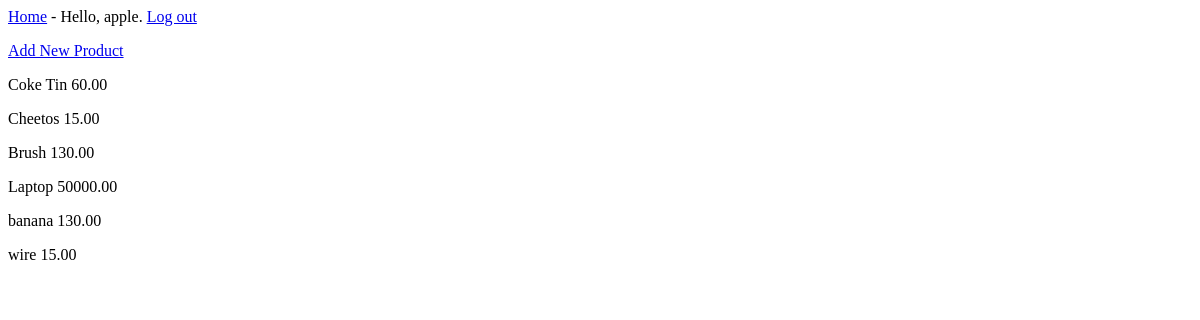
Before: /products/ (signed in) with the older database file.
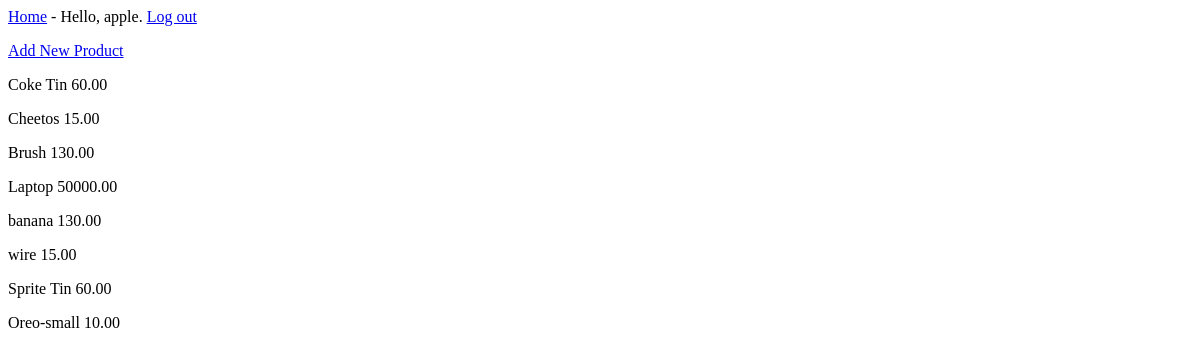
After: the same page with the newer database file.
### shop_management_main/models.py (models this page shows)
class Product(models.Model):
    text   = models.CharField(max_length=50)
    price  = models.DecimalField(max_digits=8, decimal_places=2)
    owner  = models.ForeignKey(User, on_delete=models.CASCADE)
    def __str__(self):
        return self.text

### shop_management_main/views.py (the view)
# urls.py: path('products/', views.products, name='products'),
@login_required
def products(request):
    products = Product.objects.filter(owner=request.user)
    context = {'products' : products}
    return render(request, 'products.html', context)

### shop_management_main/templates/products.html
{% extends 'base.html' %}
{% block content %}
<p>
  <a href="{% url 'shop_management_main:new_product' %}">Add New Product</a>
</p>
{% for product in products %}
<p>{{ product }}    {{ product.price }}</p>
{% endfor %}
{% endblock content %}

Changed rows visible on the page:
added Product: text "Sprite Tin", price "60.00"
added Product: text "Oreo-small", price "10.00"
